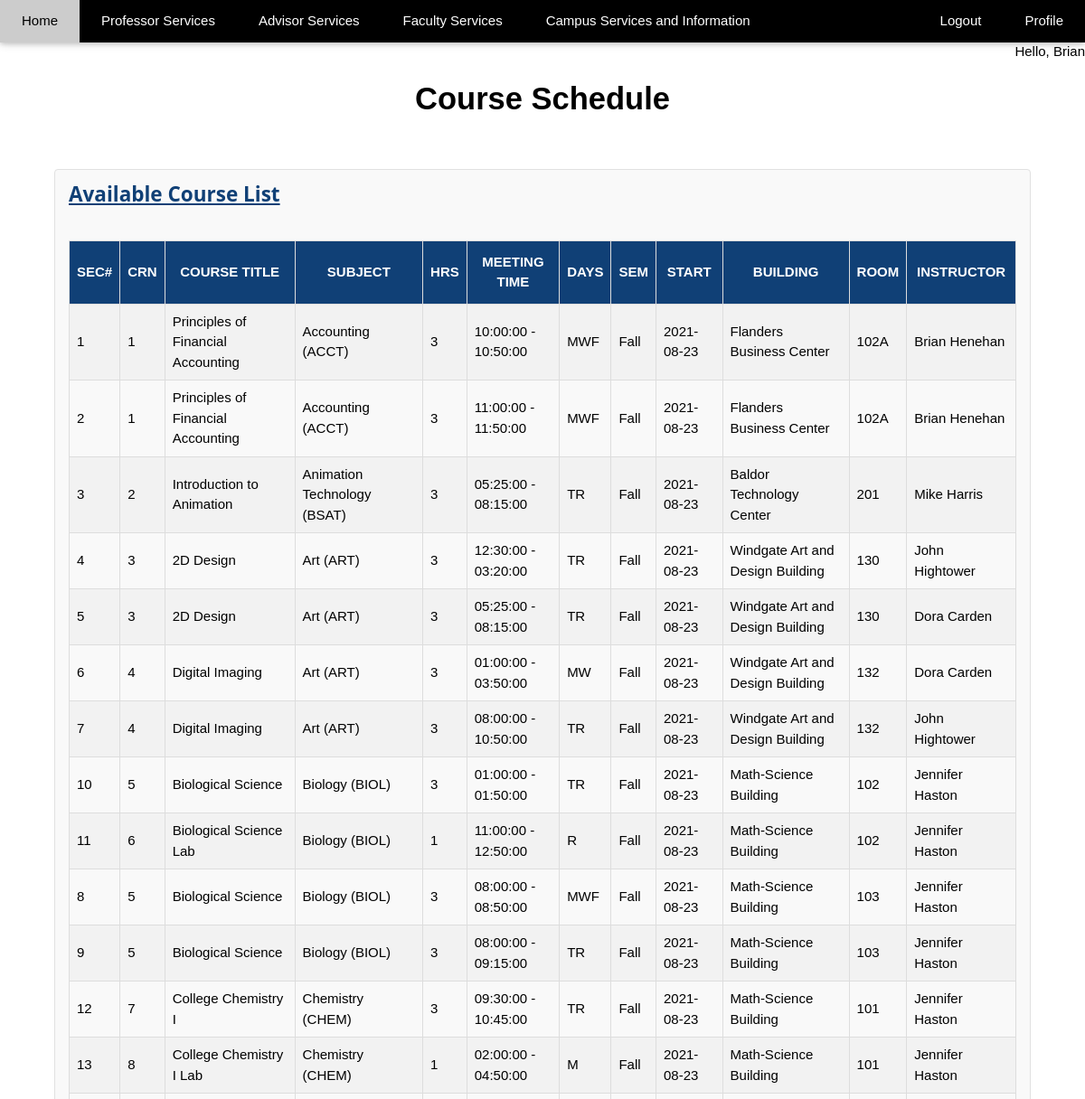
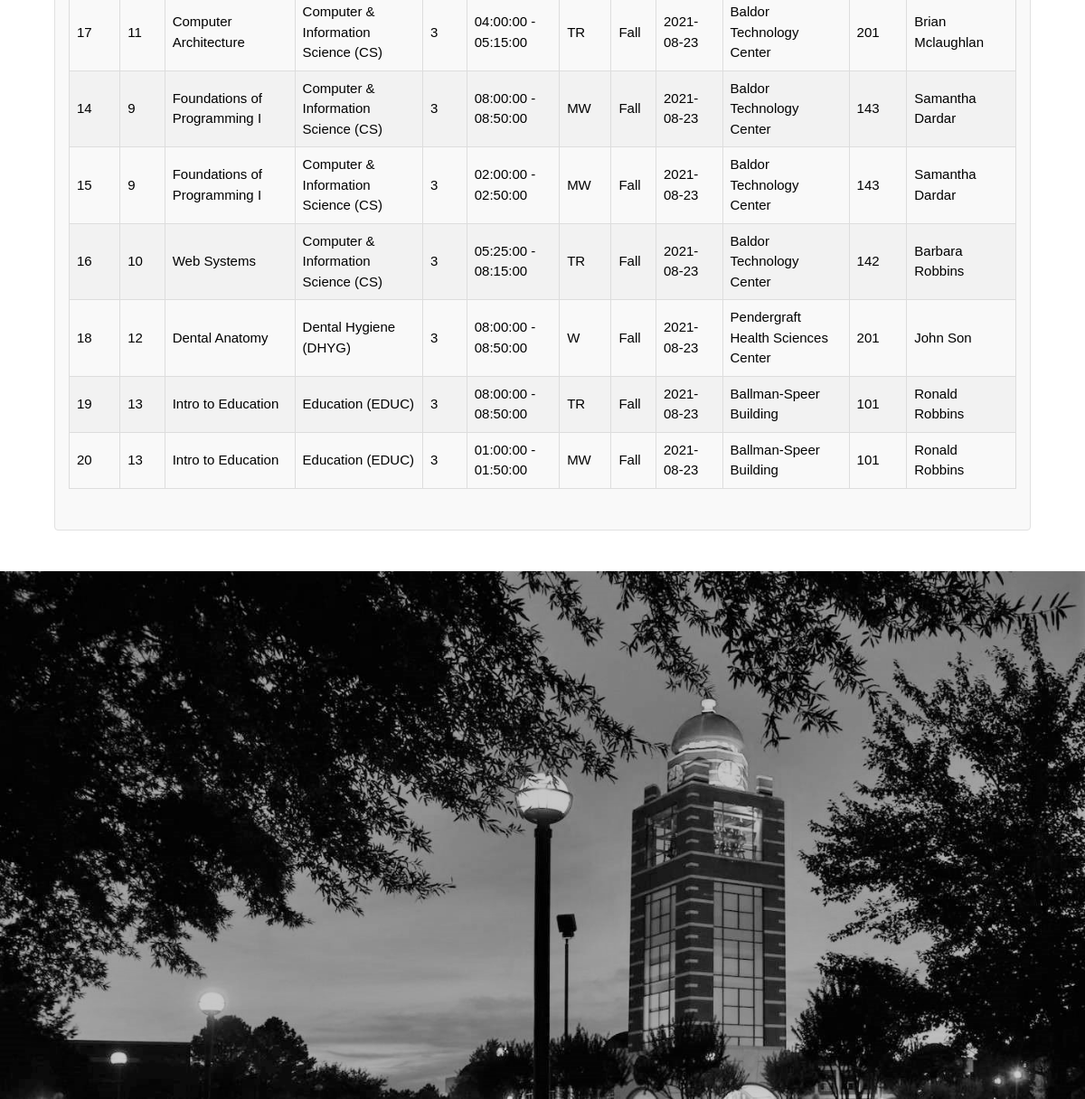
Screenshot of /DUAFS/courseschedule.php (signed in) with the database file from the repository (2 pictures, top to bottom).
### tables this page shows
CREATE TABLE section (
	section_id INT NOT NULL AUTO_INCREMENT,
	start_time TIME NOT NULL,
	end_time TIME NOT NULL,
	days VARCHAR(20) NOT NULL,
	semester VARCHAR (20) NOT NULL,
	start_date DATE NOT NULL,
	end_date DATE NOT NULL,
	room_id INT NOT NULL,
	professor_id INT NOT NULL,
	course_id INT NOT NULL,
	PRIMARY KEY (section_id),
	FOREIGN KEY (room_id) REFERENCES room(room_id),
	FOREIGN KEY (professor_id) REFERENCES professor(professor_id),
	FOREIGN KEY (course_id) REFERENCES course(course_id)
);

CREATE TABLE course (
	course_id INT NOT NULL AUTO_INCREMENT,
	title VARCHAR(255) NOT NULL,
	description TEXT NOT NULL DEFAULT 'Description not found',
	credit_hours INT NOT NULL,
	subject_id INT NOT NULL,
	PRIMARY KEY (course_id),
	FOREIGN KEY (subject_id) REFERENCES subject(subject_id)
);

CREATE TABLE subject (
	subject_id INT NOT NULL AUTO_INCREMENT,
    	title VARCHAR(255) NOT NULL,
    	PRIMARY KEY (subject_id)
);

CREATE TABLE building (
	building_id INT NOT NULL AUTO_INCREMENT,
	title VARCHAR(255) NOT NULL,
	location VARCHAR(255),
	PRIMARY KEY (building_id)
);

CREATE TABLE room (
	room_id INT NOT NULL AUTO_INCREMENT,
	room_code VARCHAR(10) NOT NULL,
	building_id INT NOT NULL,
	num_seats INT NOT NULL,
	PRIMARY KEY (room_id),
	FOREIGN KEY (building_id) REFERENCES building(building_id)
);

### DUAFS/courseschedule.php (the view, shortened to what this page needs)
<?php
	include_once 'header.php';
	include_once 'includes/dbh.inc.php';
?>
<!DOCTYPE html>
<html lang="en">
<link rel="stylesheet" href="css/import.css">
<link rel="stylesheet" type="text/css" href="css/default.css">
<body>
<div class="w3-content" style="max-width:2000px;margin-top:46px">
<?php
		if(isset($_SESSION["user_id"])){
			echo "<p style ='text-align:right'>Hello, ".$_SESSION["first_name"]. "</p>";
		}
?>
 <div class ="hometop">
	<span>Course Schedule</span> <br> </br>
 </div>
<div class ="announcementlarge">
<h2>Available Course List<br></br></h2>
  <?php
	$query = "select section.section_id, course.course_id, course.title as course, subject.title as subject, course.credit_hours, concat(section.start_time,' - ', section.end_time) as meeting_time, section.days, section.semester, section.start_date, building.title, room.room_code, concat(user.first_name, ' ', user.last_name) as instructor
				from section
				join course
					on section.course_id = course.course_id
				join subject
					on course.subject_id = subject.subject_id
				join room
					on section.room_id = room.room_id
				join building
					on room.building_id = building.building_id
				join professor
					on section.professor_id = professor.professor_id
				join user
					on professor.user_id = user.user_id
				order by subject.title;";
	echo '<table id="course">
      <tr>
          <th> SEC# </th>
          <th> CRN </th>
          <th> COURSE TITLE </th>
          <th> SUBJECT </th>
		  <th> HRS </th>
          <th> MEETING TIME </th>
		  <th> DAYS </th>
		  <th> SEM </th>
		  <th> START </th>
		  <th> BUILDING </th>
		  <th> ROOM </th>
		  <th> INSTRUCTOR </th>
      </tr>';
	if ($result = $conn->query($query)) {
    while ($row = $result->fetch_assoc()) {
        $field1name = $row["section_id"];
        $field2name = $row["course_id"];
        $field3name = $row["course"];
        $field4name = $row["subject"];
        $field5name = $row["credit_hours"];
		$field6name = $row["meeting_time"];
		$field7name = $row["days"];
		$field8name = $row["semester"];
		$field9name = $row["start_date"];
		$field10name = $row["title"];
		$field11name = $row["room_code"];
		$field12name = $row["instructor"];
        echo '<tr>
                  <td>'.$field1name.'</td>
                  <td>'.$field2name.'</td>
                  <td>'.$field3name.'</td>
                  <td>'.$field4name.'</td>
                  <td>'.$field5name.'</td>
				  <td>'.$field6name.'</td>
				  <td>'.$field7name.'</td>
				  <td>'.$field8name.'</td>
				  <td>'.$field9name.'</td>
				  <td>'.$field10name.'</td>
				  <td>'.$field11name.'</td>
				  <td>'.$field12name.'</td>
              </tr>';
    }
	echo"</table>";
}
 ?>
 <br></br>
</div>
<br></br>
</div>
<img src="./images/tower.jpg" class="w3-image w3-greyscale-min" style="width:100%" >
</body>
</html>

### DUAFS/css/import.css (style rules this page uses)
html { box-sizing:border-box }
*,*:before,*:after { box-sizing:inherit }
html { -ms-text-size-adjust:100%;-webkit-text-size-adjust:100% }
body { margin:0 }
img { border-style:none }
html,body { font-family:Verdana,sans-serif;font-size:15px;line-height:1.5 }
html { overflow-x:hidden }
h2 { font-size:30px }
h1,h2,h3,h4,h5,h6 { font-family:"Segoe UI",Arial,sans-serif;font-weight:400;margin:10px 0 }
.w3-image { max-width:100%;height:auto }
img { vertical-align:middle }
.w3-content,.w3-auto { margin-left:auto;margin-right:auto }
.w3-content { max-width:980px }
.w3-greyscale-min,.w3-grayscale-min { filter:grayscale(50%) }

### DUAFS/css/default.css (style rules this page uses)
.hometop { text-align: center; font-size: 230%; font-weight: bold; }
#course { font-family: Arial, Helvetica, sans-serif; border-collapse: collapse; width: 100%; }
#course td, #course th { border: 1px solid #ddd; padding: 8px; }
#course tr:nth-child(even) { background-color: #f2f2f2; }
#course th { padding-top: 12px; padding-bottom: 12px; text-align: center; background-color: #104076; color: white; }
h2 { font-size: 1.5em; margin: 0; font-weight: bold; color: #104076; text-decoration: underline; }
.announcementlarge { margin-left: 5%; margin-right: 5%; padding: 10px 15px 0px; border: 1px solid #e1e1e1; background-color: #f9f9f9; border-radius: 4px; }
* { box-sizing:border-box }

### rows the page displays
section: section_id "1", course.course_id "1", course.title "Principles of Financial Accounting", subject.title "Accounting (ACCT)", course.credit_hours "3", field6name "10:00:00 - 10:50:00", days "MWF", semester "Fall", start_date "2021-08-23", building.title "Flanders Business Center", room.room_code "102A", field12name "Brian Henehan"
section: section_id "2", course.course_id "1", course.title "Principles of Financial Accounting", subject.title "Accounting (ACCT)", course.credit_hours "3", field6name "11:00:00 - 11:50:00", days "MWF", semester "Fall", start_date "2021-08-23", building.title "Flanders Business Center", room.room_code "102A", field12name "Brian Henehan"
section: section_id "3", course.course_id "2", course.title "Introduction to Animation", subject.title "Animation Technology (BSAT)", course.credit_hours "3", field6name "05:25:00 - 08:15:00", days "TR", semester "Fall", start_date "2021-08-23", building.title "Baldor Technology Center", room.room_code "201", field12name "Mike Harris"
section: section_id "4", course.course_id "3", course.title "2D Design", subject.title "Art (ART)", course.credit_hours "3", field6name "12:30:00 - 03:20:00", days "TR", semester "Fall", start_date "2021-08-23", building.title "Windgate Art and Design Building", room.room_code "130", field12name "John Hightower"
section: section_id "5", course.course_id "3", course.title "2D Design", subject.title "Art (ART)", course.credit_hours "3", field6name "05:25:00 - 08:15:00", days "TR", semester "Fall", start_date "2021-08-23", building.title "Windgate Art and Design Building", room.room_code "130", field12name "Dora Carden"
section: section_id "6", course.course_id "4", course.title "Digital Imaging", subject.title "Art (ART)", course.credit_hours "3", field6name "01:00:00 - 03:50:00", days "MW", semester "Fall", start_date "2021-08-23", building.title "Windgate Art and Design Building", room.room_code "132", field12name "Dora Carden"
section: section_id "7", course.course_id "4", course.title "Digital Imaging", subject.title "Art (ART)", course.credit_hours "3", field6name "08:00:00 - 10:50:00", days "TR", semester "Fall", start_date "2021-08-23", building.title "Windgate Art and Design Building", room.room_code "132", field12name "John Hightower"
section: section_id "10", course.course_id "5", course.title "Biological Science", subject.title "Biology (BIOL)", course.credit_hours "3", field6name "01:00:00 - 01:50:00", days "TR", semester "Fall", start_date "2021-08-23", building.title "Math-Science Building", room.room_code "102", field12name "Jennifer Haston"
section: section_id "11", course.course_id "6", course.title "Biological Science Lab", subject.title "Biology (BIOL)", course.credit_hours "1", field6name "11:00:00 - 12:50:00", days "R", semester "Fall", start_date "2021-08-23", building.title "Math-Science Building", room.room_code "102", field12name "Jennifer Haston"
section: section_id "8", course.course_id "5", course.title "Biological Science", subject.title "Biology (BIOL)", course.credit_hours "3", field6name "08:00:00 - 08:50:00", days "MWF", semester "Fall", start_date "2021-08-23", building.title "Math-Science Building", room.room_code "103", field12name "Jennifer Haston"
section: section_id "9", course.course_id "5", course.title "Biological Science", subject.title "Biology (BIOL)", course.credit_hours "3", field6name "08:00:00 - 09:15:00", days "TR", semester "Fall", start_date "2021-08-23", building.title "Math-Science Building", room.room_code "103", field12name "Jennifer Haston"
section: section_id "12", course.course_id "7", course.title "College Chemistry I", subject.title "Chemistry (CHEM)", course.credit_hours "3", field6name "09:30:00 - 10:45:00", days "TR", semester "Fall", start_date "2021-08-23", building.title "Math-Science Building", room.room_code "101", field12name "Jennifer Haston"
section: section_id "13", course.course_id "8", course.title "College Chemistry I Lab", subject.title "Chemistry (CHEM)", course.credit_hours "1", field6name "02:00:00 - 04:50:00", days "M", semester "Fall", start_date "2021-08-23", building.title "Math-Science Building", room.room_code "101", field12name "Jennifer Haston"
section: section_id "17", course.course_id "11", course.title "Computer Architecture", subject.title "Computer & Information Science (CS)", course.credit_hours "3", field6name "04:00:00 - 05:15:00", days "TR", semester "Fall", start_date "2021-08-23", building.title "Baldor Technology Center", room.room_code "201", field12name "Brian Mclaughlan"
section: section_id "14", course.course_id "9", course.title "Foundations of Programming I", subject.title "Computer & Information Science (CS)", course.credit_hours "3", field6name "08:00:00 - 08:50:00", days "MW", semester "Fall", start_date "2021-08-23", building.title "Baldor Technology Center", room.room_code "143", field12name "Samantha Dardar"
section: section_id "15", course.course_id "9", course.title "Foundations of Programming I", subject.title "Computer & Information Science (CS)", course.credit_hours "3", field6name "02:00:00 - 02:50:00", days "MW", semester "Fall", start_date "2021-08-23", building.title "Baldor Technology Center", room.room_code "143", field12name "Samantha Dardar"
section: section_id "16", course.course_id "10", course.title "Web Systems", subject.title "Computer & Information Science (CS)", course.credit_hours "3", field6name "05:25:00 - 08:15:00", days "TR", semester "Fall", start_date "2021-08-23", building.title "Baldor Technology Center", room.room_code "142", field12name "Barbara Robbins"
section: section_id "18", course.course_id "12", course.title "Dental Anatomy", subject.title "Dental Hygiene (DHYG)", course.credit_hours "3", field6name "08:00:00 - 08:50:00", days "W", semester "Fall", start_date "2021-08-23", building.title "Pendergraft Health Sciences Center", room.room_code "201", field12name "John Son"
section: section_id "19", course.course_id "13", course.title "Intro to Education", subject.title "Education (EDUC)", course.credit_hours "3", field6name "08:00:00 - 08:50:00", days "TR", semester "Fall", start_date "2021-08-23", building.title "Ballman-Speer Building", room.room_code "101", field12name "Ronald Robbins"
section: section_id "20", course.course_id "13", course.title "Intro to Education", subject.title "Education (EDUC)", course.credit_hours "3", field6name "01:00:00 - 01:50:00", days "MW", semester "Fall", start_date "2021-08-23", building.title "Ballman-Speer Building", room.room_code "101", field12name "Ronald Robbins"

### other values shown
$_SESSION["first_name"] "Brian"
